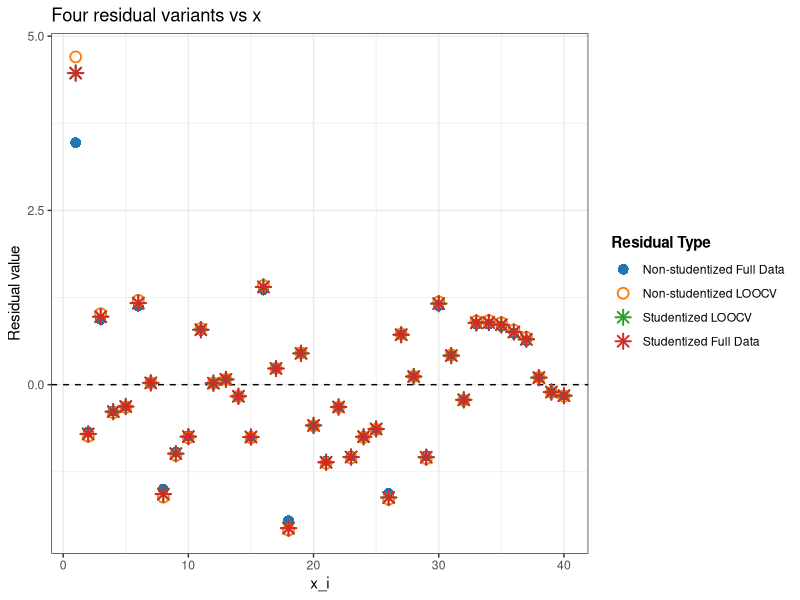

Reproduce this figure in R.
## ---- chunk 1
#| label: build-residual-variants-ascii
#| echo: true
#| message: false
#| warning: false

# Libraries
library(dplyr)
library(tidyr)
library(ggplot2)

# -------------------------------
# 1) Data and full-model fit
# -------------------------------
set.seed(123)
n <- 40
x <- 1:n
y <- 2 + 3 * x + rnorm(n, mean = 0, sd = 5)
y[1] <- y[1] + 25  # add an outlier at x = 6
full_data  <- data.frame(x = x, y = y)

full_model <- lm(y ~ x, data = full_data)
leverage   <- hatvalues(full_model)
e_full     <- resid(full_model)              # e_i
y_hat      <- fitted(full_model)             # yhat_i
sigma_hat  <- summary(full_model)$sigma      # sigma_hat

# -------------------------------
# 2) LOOCV quantities (refit n times)
# -------------------------------
e_del         <- numeric(n)    # e_{i,-i}
sigma_minus_i <- numeric(n)    # sigma_{-i}
ns_loocv      <- numeric(n)    # non-studentized LOOCV: e_{i,-i} / sigma_{-i}
stud_loocv    <- numeric(n)    # studentized LOOCV: e_{i,-i} / (sigma_{-i} / sqrt(1 - h_ii))

for (i in 1:n) {
  loocv_model <- lm(y ~ x, data = full_data[-i, ])
  yhat_minus  <- predict(loocv_model, newdata = full_data[i, , drop = FALSE])
  e_del[i]    <- full_data$y[i] - yhat_minus
  sigma_minus_i[i] <- summary(loocv_model)$sigma
  
  # non-studentized LOOCV residual
  ns_loocv[i] <- e_del[i] / sigma_minus_i[i]
  
  # studentized LOOCV residual (conceptual definition)
  stud_loocv[i] <- e_del[i] / (sigma_minus_i[i] / sqrt(1 - leverage[i]))
}

# -------------------------------
# 3) Shortcut studentized residual
# -------------------------------
stud_shortcut <- rstudent(full_model)

# -------------------------------
# 4) Non-studentized full-data residual
# -------------------------------
ns_full <- e_full / sigma_hat  # e_i / sigma_hat

# -------------------------------
# 5) Assemble ASCII-named results
# -------------------------------
residuals_df <- data.frame(
  x = full_data$x,
  leverage = as.numeric(leverage),
  e_full = as.numeric(e_full),
  sigma_hat = as.numeric(sigma_hat),
  e_del = as.numeric(e_del),
  sigma_minus_i = as.numeric(sigma_minus_i),
  ns_residual_e_over_sigma = as.numeric(ns_full),
  ns_loocv_e_del_over_sigma_minus_i = as.numeric(ns_loocv),
  studentized_loocv = as.numeric(stud_loocv),
  studentized_shortcut_rstudent = as.numeric(stud_shortcut)
)

library(dplyr)
residuals_df <- residuals_df %>% arrange(x)
residuals_df_print <- residuals_df
num_cols <- vapply(residuals_df_print, is.numeric, logical(1))
residuals_df_print[num_cols] <- lapply(residuals_df_print[num_cols], function(z) round(z, 3))

# Define line break style based on output format
brk <- if (knitr::is_html_output()) "<br/>" else "\\\\"

# --- THIS IS THE CORRECTED PART ---
# Create a vector of 10 names, one for each column in the data frame
display_names <- c(
  "$x_i$", 
  "$h_{ii}$", 
  "$e_i$", 
  "$\\hat{\\sigma}$", 
  "$e_{i,-i}$", 
  "$\\hat{\\sigma}_{-i}$",
  paste0("NS-Full", brk, "$\\frac{e_i}{\\hat{\\sigma}}$"),
  paste0("NS-LOO", brk, "$\\frac{e_{i,-i}}{\\hat{\\sigma}_{-i}}$"),
  paste0("ST-LOO", brk, "$\\frac{e_{i,-i}}{\\hat{\\sigma}_{-i}/\\sqrt{1-h_{ii}}}$"),
  paste0("ST-Full", brk, "$\\frac{e_i}{\\hat{\\sigma}_{-i}\\sqrt{1-h_{ii}}}$")
)

knitr::kable(
  residuals_df_print,
  caption = "Residual variants and related quantities.",
  col.names = display_names,
  escape = FALSE,
  align = rep("r", length(display_names))
)
## ---- chunk 2
#| label: plot-four-residuals-one-panel-ascii
#| echo: true
#| message: false
#| warning: false

# One-panel plot of all four residual variants vs x_i with distinct shapes
plot_df <- residuals_df %>%
  select(
    x,
    ns_residual_e_over_sigma,
    ns_loocv_e_del_over_sigma_minus_i,
    studentized_loocv,
    studentized_shortcut_rstudent
  ) %>%
  pivot_longer(
    cols = -x,
    names_to = "residual_type",
    values_to = "residual_value"
  )

# Shapes (ASCII only)
# - ns_loocv_e_del_over_sigma_minus_i: hollow circle (1)
# - studentized_loocv: asterisk (8)
# - studentized_shortcut_rstudent: asterisk (8)
# - ns_residual_e_over_sigma: solid circle (16)
shape_map <- c(
  ns_residual_e_over_sigma = 16,                 # solid circle
  ns_loocv_e_del_over_sigma_minus_i = 1,         # hollow circle
  studentized_loocv = 8,                         # asterisk
  studentized_shortcut_rstudent = 8              # asterisk
)

# Readable legend labels
labels_map <- c(
  ns_residual_e_over_sigma = "Non-studentized Full Data",
  ns_loocv_e_del_over_sigma_minus_i = "Non-studentized LOOCV",
  studentized_loocv = "Studentized LOOCV",
  studentized_shortcut_rstudent = "Studentized Full Data"
)

# Four distinct colors
color_map <- c(
  ns_residual_e_over_sigma = "#1f77b4",          # blue
  ns_loocv_e_del_over_sigma_minus_i = "#ff7f0e", # orange
  studentized_loocv = "#2ca02c",                 # green
  studentized_shortcut_rstudent = "#d62728"      # red
)

ggplot(
  plot_df,
  aes(x = x, y = residual_value,
      shape = residual_type, color = residual_type, group = residual_type)
) +
  geom_hline(yintercept = 0, linetype = "dashed") +
  geom_point(size = 3, stroke = 1) +
  scale_shape_manual(
    values = shape_map,
    breaks = names(labels_map),
    labels = unname(labels_map),
    name = "Residual Type"
  ) +
  scale_color_manual(
    values = color_map,
    breaks = names(labels_map),
    labels = unname(labels_map),
    name = "Residual Type"
  ) +
  labs(
    title = "Four residual variants vs x",
    x = "x_i",
    y = "Residual value"
  ) +
  theme_bw() +
  theme(
    legend.position = "right",
    legend.title = element_text(face = "bold")
  )

